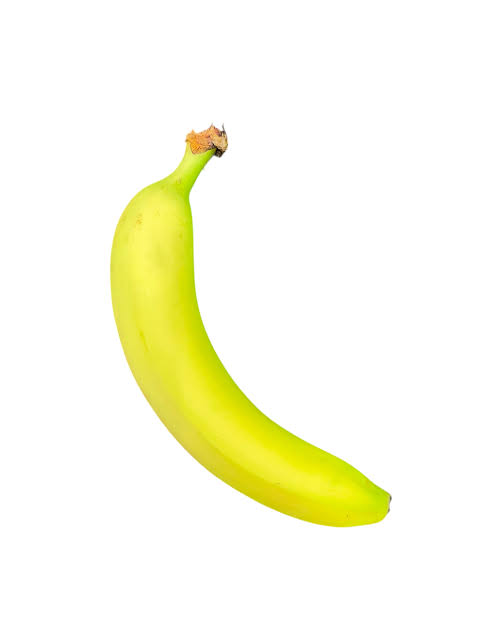
#> input picture uploads/20260815_181706_images_14.jpg, 478 x 642 px
$ python -i banana_classifier_simple.py   (imports and definitions only)   (older library calls are emulated)
#> lines starting #> are read from the running program, lines starting #| are printed output that depends on the picture; after the words box and inside, x2 and y2 are one past the last pixel; in counts of white or black regions, pixels touching at a corner belong together
#> in process_image, image is the input picture: shape (642, 478, 3); mean B, G, R 230.3, 251.6, 251.6
import cv2
import numpy as np
import json
from datetime import datetime
from PIL import Image
import io

class BananaClassifierSimple:
    """Lightweight banana classifier using color analysis only"""

    def __init__(self):
        # Define ripeness stages with color codes
        self.stages = {
            'raw': {
                'stage': 1,
                'name': 'Raw (Green)',
                'description': 'Unripe, starchy, not sweet',
                'color': (0, 255, 0),
                'usage': 'Cooking, frying'
            },
            'turning': {
                'stage': 2,
                'name': 'Turning',
                'description': 'Beginning to ripen, some starch',
                'color': (0, 200, 100),
                'usage': 'Frying, cooking'
            },
            'more_green': {
                'stage': 3,
                'name': 'More Green than Yellow',
                'description': 'Mostly starchy, firm',
                'color': (50, 200, 50),
                'usage': 'Frying'
            },
            'more_yellow': {
                'stage': 4,
                'name': 'More Yellow than Green',
                'description': 'Sweet, firm, creamy',
                'color': (0, 255, 200),
                'usage': 'Fresh eating'
            },
            'ripe': {
                'stage': 5,
                'name': 'Ripe (Yellow)',
                'description': 'Very sweet, soft texture',
                'color': (0, 255, 255),
                'usage': 'Snacking, smoothies'
            },
            'fully_ripe': {
                'stage': 6,
                'name': 'Fully Ripe',
                'description': 'Maximum sweetness, soft flesh',
                'color': (50, 200, 255),
                'usage': 'Cereal, smoothies'
            },
            'speckled': {
                'stage': 7,
                'name': 'Speckled (Sugar Spots)',
                'description': 'Very sweet, aromatic, soft',
                'color': (100, 150, 255),
                'usage': 'Banana bread, baking'
            },
            'overripe': {
                'stage': 8,
                'name': 'Overripe (Brown)',
                'description': 'Mushy, extremely sweet',
                'color': (255, 200, 100),
                'usage': 'Pureeing, freezing'
            },
            'spoiled': {
                'stage': 9,
                'name': 'Spoiled',
                'description': 'Moldy, rotten, not edible',
                'color': (0, 0, 255),
                'usage': 'Compost only'
            }
        }

        # HSV color ranges for detection
        self.green_lower = np.array([35, 50, 50])
        self.green_upper = np.array([85, 255, 255])
        self.yellow_lower = np.array([20, 50, 50])
        self.yellow_upper = np.array([35, 255, 255])
        self.brown_lower = np.array([0, 50, 50])
        self.brown_upper = np.array([20, 255, 255])

        print("✅ Banana Classifier Initialized (Simple Mode)")

    def detect_banana_simple(self, image):
        """Simple banana detection using color segmentation"""
        hsv = cv2.cvtColor(image, cv2.COLOR_BGR2HSV)
#> hsv: shape (642, 478, 3); mean H, S, V 4.7, 24.2, 252.1

        # Create mask for banana colors (yellow-green spectrum)
        lower_yellow = np.array([15, 30, 30])
        upper_yellow = np.array([45, 255, 255])

        mask = cv2.inRange(hsv, lower_yellow, upper_yellow)
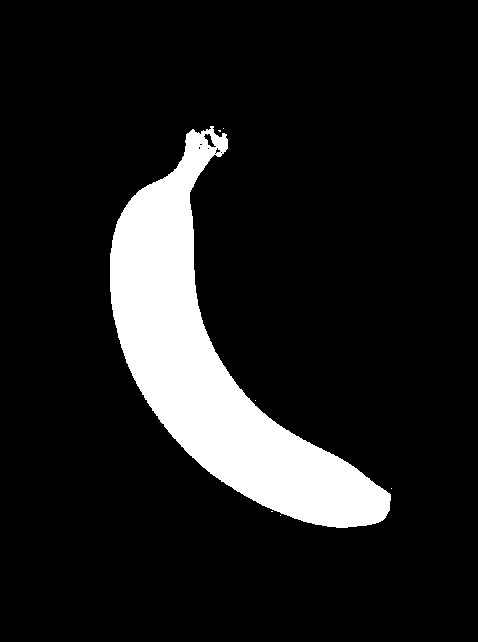
#> mask: shape (642, 478); 11.8% white; 7 white regions (6 under 20 px)

        # Find contours
        contours, _ = cv2.findContours(mask, cv2.RETR_EXTERNAL, cv2.CHAIN_APPROX_SIMPLE)
#> contours = 7 contours, 6 with area under 20; largest, box (x1, y1, x2, y2) and area: (110, 126, 391, 528) 35640

        detections = []
        for contour in contours:
            area = cv2.contourArea(contour)
            if area > 500:  # Minimum area to avoid noise
                x, y, w, h = cv2.boundingRect(contour)
                # Filter by aspect ratio (bananas are elongated)
                aspect_ratio = w / h if h > 0 else 0
                if 0.2 < aspect_ratio < 5.0:  # Reasonable banana shape
                    detections.append({
                        'bbox': [x, y, x + w, y + h],
                        'confidence': 0.8  # Default confidence for simple detection
                    })
#> this loop made 7 passes
#> (area, x, y, w, h, aspect_ratio) on pass 7: (35640, 110, 126, 281, 402, 0.699)
#> after the loop, detections = 1 item

        return detections

    def extract_banana_region(self, image, bbox):
        """Extract the banana region from the image"""
        x1, y1, x2, y2 = bbox
        return image[y1:y2, x1:x2]

    def analyze_color_distribution(self, banana_region):
        """Analyze color distribution in HSV space"""
        if banana_region.size == 0:
            return None

        hsv = cv2.cvtColor(banana_region, cv2.COLOR_BGR2HSV)

        # Calculate color distribution
        green_pixels = cv2.inRange(hsv, self.green_lower, self.green_upper)
        yellow_pixels = cv2.inRange(hsv, self.yellow_lower, self.yellow_upper)
        brown_pixels = cv2.inRange(hsv, self.brown_lower, self.brown_upper)

        total_pixels = banana_region.shape[0] * banana_region.shape[1]

        green_ratio = np.sum(green_pixels > 0) / total_pixels
        yellow_ratio = np.sum(yellow_pixels > 0) / total_pixels
        brown_ratio = np.sum(brown_pixels > 0) / total_pixels

        return {
            'green': green_ratio,
            'yellow': yellow_ratio,
            'brown': brown_ratio
        }

    def detect_defects(self, banana_region):
        """Detect spoilage, bruises, and mold"""
        if banana_region.size == 0:
            return {'has_defects': False, 'defect_type': None}

        gray = cv2.cvtColor(banana_region, cv2.COLOR_BGR2GRAY)

        # Detect dark spots (bruises)
        _, dark_spots = cv2.threshold(gray, 60, 255, cv2.THRESH_BINARY_INV)
        dark_ratio = np.sum(dark_spots > 0) / (gray.shape[0] * gray.shape[1])

        # Detect texture changes (mold/rot)
        laplacian = cv2.Laplacian(gray, cv2.CV_64F)
        texture_variance = np.var(laplacian)

        defects = []

        if dark_ratio > 0.1:  # More than 10% dark spots
            defects.append('bruise')

        if texture_variance > 1000:  # High texture variance suggests mold
            defects.append('mold')

        if len(defects) > 0:
            return {'has_defects': True, 'defect_type': defects}
        else:
            return {'has_defects': False, 'defect_type': None}

    def classify_ripeness(self, color_distribution, defects):
        """Determine ripeness based on color distribution and defects"""
        if color_distribution is None:
            return self.stages['spoiled']

        green = color_distribution['green']
        yellow = color_distribution['yellow']
        brown = color_distribution['brown']

        # Check for spoilage first
        if defects and defects['has_defects']:
            if 'mold' in defects['defect_type']:
                return self.stages['spoiled']

        # If mostly brown/black
        if brown > 0.4:
            return self.stages['overripe']

        # If mostly green
        if green > 0.6:
            if yellow < 0.1:
                return self.stages['raw']
            elif yellow < 0.2:
                return self.stages['turning']
            else:
                return self.stages['more_green']

        # If mostly yellow
        elif yellow > 0.5:
            if brown > 0.1 and brown < 0.3:
                return self.stages['speckled']
            elif brown < 0.05:
                return self.stages['ripe']
            elif brown < 0.15:
                return self.stages['fully_ripe']
            else:
                return self.stages['fully_ripe']

        # Mixed colors
        else:
            if green > yellow and green > brown:
                return self.stages['more_green']
            elif yellow > green and yellow > brown:
                return self.stages['more_yellow']
            else:
                return self.stages['ripe']

    def process_image(self, image_path):
        """Main function to process image"""
        # Read image
        image = cv2.imread(image_path)
        if image is None:
            return {'error': 'Could not read image'}

        # Detect bananas
        detections = self.detect_banana_simple(image)
#> detections = 1 item

        if len(detections) == 0:
            return {
                'detected': False,
                'message': 'No banana detected in image'
            }

        results = []
        for detection in detections:
            bbox = detection['bbox']
            confidence = detection['confidence']

            # Extract banana region
            banana_region = self.extract_banana_region(image, bbox)

            # Analyze color
            color_dist = self.analyze_color_distribution(banana_region)

            # Detect defects
            defects = self.detect_defects(banana_region)

            # Classify ripeness
            stage_info = self.classify_ripeness(color_dist, defects)

            results.append({
                'bbox': bbox,
                'confidence': confidence,
                'ripeness': stage_info,
                'color_distribution': color_dist,
                'defects': defects,
                'timestamp': datetime.now().isoformat()
            })
#> this loop made 1 pass
#> (confidence, x1 in extract_banana_region, y1 in extract_banana_region, x2 in extract_banana_region, y2 in extract_banana_region, total_pixels in analyze_color_distribution, green_ratio in analyze_color_distribution, yellow_ratio in analyze_color_distribution) on pass 1: (0.8, 110, 126, 391, 528, 112962, 0.00876, 0.309)
#> pass 1, in process_image, `banana_region = self.extract_banana_region(image, bbox)`:
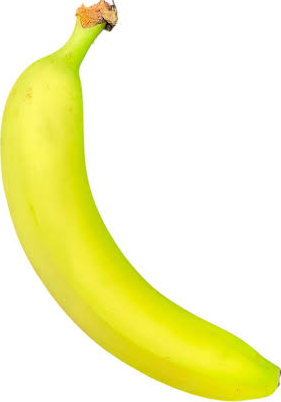
#> banana_region: shape (402, 281, 3); mean B, G, R 187.9, 245.8, 245.8
#> pass 1, in analyze_color_distribution, `green_pixels = cv2.inRange(hsv, self.green_lower, self.green_upper)`:
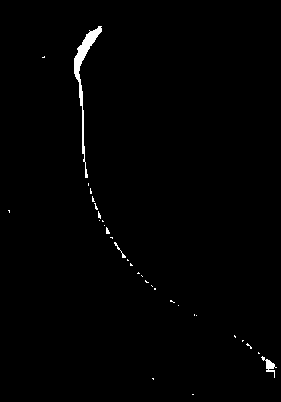
#> green_pixels: shape (402, 281); 0.88% white; 32 white regions (29 under 20 px), largest, box (x1, y1, x2, y2) and area: (74, 26, 102, 178) 693, (261, 356, 277, 378) 108, (114, 242, 126, 258) 35
#> pass 1, in analyze_color_distribution, `yellow_pixels = cv2.inRange(hsv, self.yellow_lower, self.yellow_upper)`:
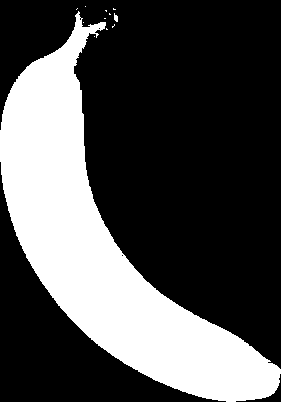
#> yellow_pixels: shape (402, 281); 30.9% white; 12 white regions (10 under 20 px), largest, box (x1, y1, x2, y2) and area: (0, 11, 281, 402) 34800, (114, 13, 118, 22) 26
#> after the loop, results = 1 item

        return {
            'detected': True,
            'number_of_bananas': len(results),
            'results': results
        }

    # [43 lines left out: function process_video_frame, not called in this run]

# [2 lines not run here, left out]

>>> result = BananaClassifierSimple().process_image('uploads/20260815_181706_images_14.jpg')
#> result = 3 items

$ run again, on uploads/20260815_181742_images_14.jpg
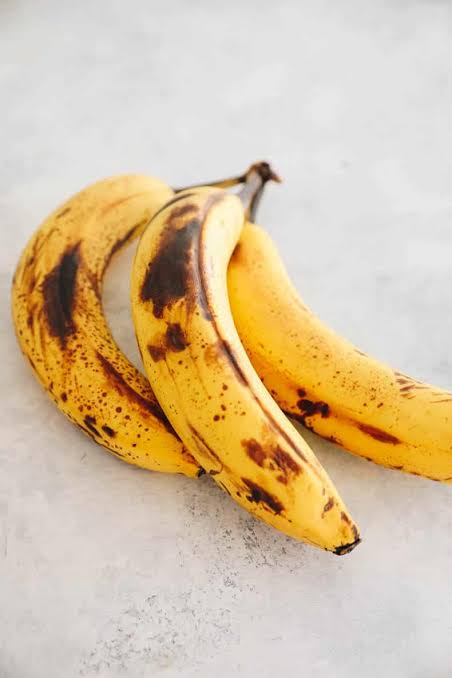
#> input picture uploads/20260815_181742_images_14.jpg, 452 x 678 px
#> in process_image, image is the input picture: shape (678, 452, 3); mean B, G, R 163.3, 193.9, 214.5
#> in detect_banana_simple, `mask = cv2.inRange(hsv, lower_yellow, upper_yellow)`:
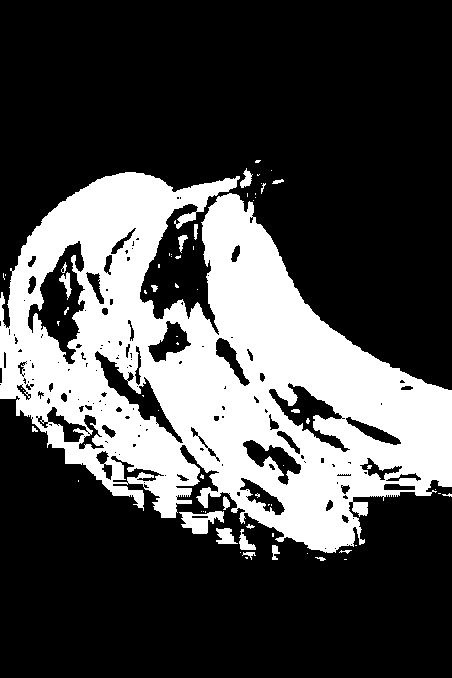
#> mask: shape (678, 452); 29.2% white; 67 white regions (46 under 20 px)
#> contours = 50 contours, 38 with area under 20; largest, box (x1, y1, x2, y2) and area: (0, 172, 452, 553) 100630, (179, 511, 224, 534) 548, (216, 528, 238, 544) 195, (239, 529, 256, 550) 134, (240, 168, 253, 188) 108
#> the loop in detect_banana_simple, `for contour in contours:` made 50 passes
#> (area, x, y, w, h, aspect_ratio) on passes 14, 47: (548, 179, 511, 45, 23, 1.96), (100630.5, 0, 172, 452, 381, 1.19)
#> after the loop in detect_banana_simple, `for contour in contours:`: detections = 2 items
#> the loop in process_image, `for detection in detections:` made 2 passes
#> (confidence, x1 in extract_banana_region, y1 in extract_banana_region, x2 in extract_banana_region, y2 in extract_banana_region, total_pixels in analyze_color_distribution, green_ratio in analyze_color_distribution, yellow_ratio in analyze_color_distribution) on passes 1 to 2: (0.8, 179, 511, 224, 534, 1035, 0, 0), (0.8, 0, 172, 452, 553, 172212, 0, 0.253)
#> after the loop in process_image, `for detection in detections:`:
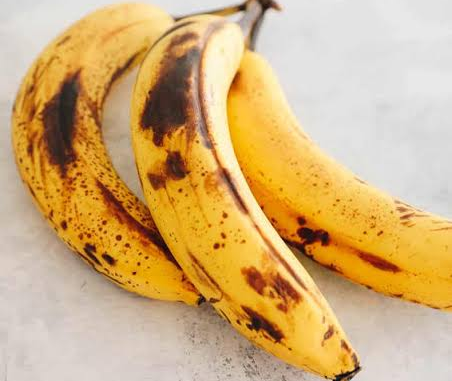
#> banana_region: shape (381, 452, 3); mean B, G, R 122, 175.5, 210.3
#> result = 3 items

$ run again, on uploads/20260815_182624_images_1455.jpg
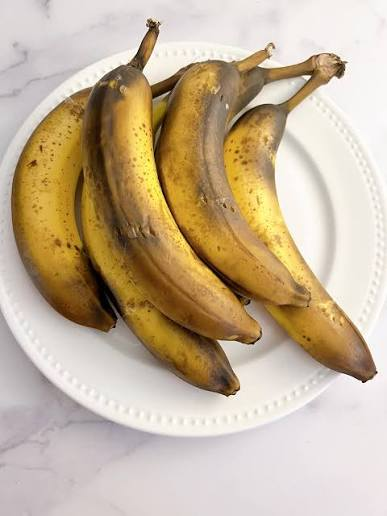
#> input picture uploads/20260815_182624_images_1455.jpg, 387 x 516 px
#> in process_image, image is the input picture: shape (516, 387, 3); mean B, G, R 153, 179, 197.6
#> in detect_banana_simple, `mask = cv2.inRange(hsv, lower_yellow, upper_yellow)`:
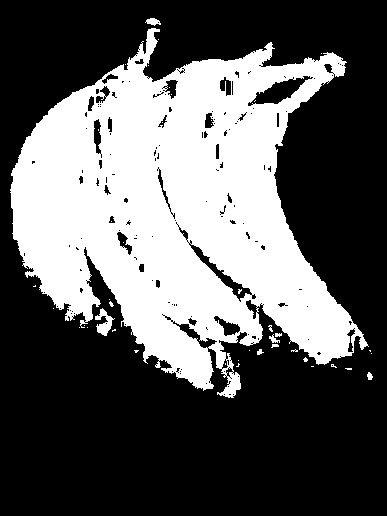
#> mask: shape (516, 387); 36.1% white; 43 white regions (35 under 20 px)
#> contours = 32 contours, 27 with area under 20; largest, box (x1, y1, x2, y2) and area: (10, 28, 369, 398) 74658, (95, 308, 115, 336) 208, (145, 18, 161, 26) 60, (269, 334, 280, 343) 26, (367, 372, 373, 380) 24
#> the loop in detect_banana_simple, `for contour in contours:` made 32 passes
#> (area, x, y, w, h, aspect_ratio) on pass 31: (74658, 10, 28, 359, 370, 0.97)
#> after the loop in detect_banana_simple, `for contour in contours:`: detections = 1 item
#> the loop in process_image, `for detection in detections:` made 1 pass
#> (confidence, x1 in extract_banana_region, y1 in extract_banana_region, x2 in extract_banana_region, y2 in extract_banana_region, total_pixels in analyze_color_distribution, green_ratio in analyze_color_distribution, yellow_ratio in analyze_color_distribution) on pass 1: (0.8, 10, 28, 369, 398, 132830, 0, 0.185)
#> pass 1, in analyze_color_distribution, `yellow_pixels = cv2.inRange(hsv, self.yellow_lower, self.yellow_upper)`:
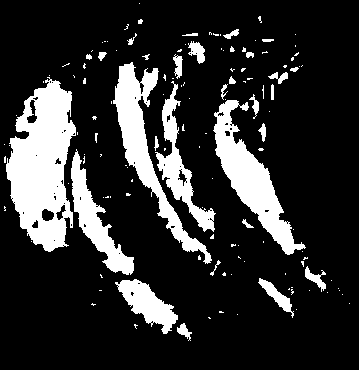
#> yellow_pixels: shape (370, 359); 18.5% white; 135 white regions (103 under 20 px), largest, box (x1, y1, x2, y2) and area: (6, 77, 76, 252) 7750, (213, 100, 306, 255) 4261, (113, 62, 212, 264) 4075
#> result = 3 items
